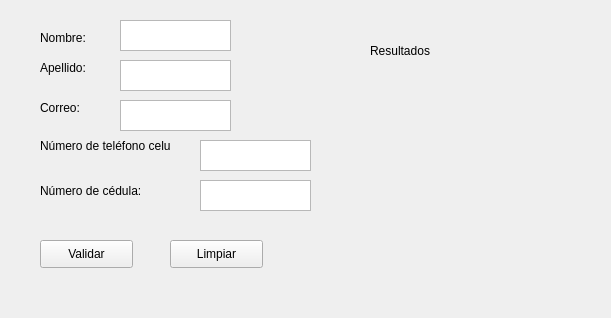
<?xml version="1.0" encoding="UTF-8"?>
<ui version="4.0">
 <class>MainWindow</class>
 <widget class="QMainWindow" name="MainWindow">
  <property name="geometry">
   <rect>
    <x>0</x>
    <y>0</y>
    <width>611</width>
    <height>318</height>
   </rect>
  </property>
  <property name="windowTitle">
   <string>Validación de información</string>
  </property>
  <widget class="QWidget" name="centralwidget">
   <widget class="QLabel" name="label">
    <property name="geometry">
     <rect>
      <x>40</x>
      <y>30</y>
      <width>55</width>
      <height>16</height>
     </rect>
    </property>
    <property name="text">
     <string>Nombre:</string>
    </property>
   </widget>
   <widget class="QLabel" name="label_2">
    <property name="geometry">
     <rect>
      <x>40</x>
      <y>60</y>
      <width>55</width>
      <height>16</height>
     </rect>
    </property>
    <property name="text">
     <string>Apellido:</string>
    </property>
   </widget>
   <widget class="QLabel" name="label_3">
    <property name="geometry">
     <rect>
      <x>40</x>
      <y>100</y>
      <width>55</width>
      <height>16</height>
     </rect>
    </property>
    <property name="text">
     <string>Correo:</string>
    </property>
   </widget>
   <widget class="QLabel" name="label_4">
    <property name="geometry">
     <rect>
      <x>40</x>
      <y>130</y>
      <width>131</width>
      <height>31</height>
     </rect>
    </property>
    <property name="text">
     <string>Número de teléfono celular:</string>
    </property>
   </widget>
   <widget class="QLabel" name="label_5">
    <property name="geometry">
     <rect>
      <x>40</x>
      <y>180</y>
      <width>101</width>
      <height>21</height>
     </rect>
    </property>
    <property name="text">
     <string>Número de cédula:</string>
    </property>
   </widget>
   <widget class="QTextEdit" name="txtNombre">
    <property name="geometry">
     <rect>
      <x>120</x>
      <y>20</y>
      <width>111</width>
      <height>31</height>
     </rect>
    </property>
   </widget>
   <widget class="QTextEdit" name="txtApellido">
    <property name="geometry">
     <rect>
      <x>120</x>
      <y>60</y>
      <width>111</width>
      <height>31</height>
     </rect>
    </property>
   </widget>
   <widget class="QTextEdit" name="txtCorreo">
    <property name="geometry">
     <rect>
      <x>120</x>
      <y>100</y>
      <width>111</width>
      <height>31</height>
     </rect>
    </property>
   </widget>
   <widget class="QTextEdit" name="txtCelular">
    <property name="geometry">
     <rect>
      <x>200</x>
      <y>140</y>
      <width>111</width>
      <height>31</height>
     </rect>
    </property>
   </widget>
   <widget class="QTextEdit" name="txtCedula">
    <property name="geometry">
     <rect>
      <x>200</x>
      <y>180</y>
      <width>111</width>
      <height>31</height>
     </rect>
    </property>
   </widget>
   <widget class="QPushButton" name="btn_Validar">
    <property name="geometry">
     <rect>
      <x>40</x>
      <y>240</y>
      <width>93</width>
      <height>28</height>
     </rect>
    </property>
    <property name="text">
     <string>Validar</string>
    </property>
   </widget>
   <widget class="QPushButton" name="btn_Limpiar">
    <property name="geometry">
     <rect>
      <x>170</x>
      <y>240</y>
      <width>93</width>
      <height>28</height>
     </rect>
    </property>
    <property name="text">
     <string>Limpiar</string>
    </property>
   </widget>
   <widget class="QLabel" name="label_6">
    <property name="geometry">
     <rect>
      <x>370</x>
      <y>40</y>
      <width>61</width>
      <height>21</height>
     </rect>
    </property>
    <property name="text">
     <string>Resultados:</string>
    </property>
   </widget>
   <widget class="QLabel" name="lbl_SitioPersona">
    <property name="geometry">
     <rect>
      <x>370</x>
      <y>80</y>
      <width>161</width>
      <height>21</height>
     </rect>
    </property>
    <property name="text">
     <string> </string>
    </property>
   </widget>
   <widget class="QLabel" name="lbl_Correo">
    <property name="geometry">
     <rect>
      <x>370</x>
      <y>130</y>
      <width>161</width>
      <height>31</height>
     </rect>
    </property>
    <property name="text">
     <string/>
    </property>
   </widget>
  </widget>
 </widget>
 <resources/>
 <connections>
  <connection>
   <sender>btn_Limpiar</sender>
   <signal>clicked()</signal>
   <receiver>txtNombre</receiver>
   <slot>clear()</slot>
   <hints>
    <hint type="sourcelabel">
     <x>216</x>
     <y>249</y>
    </hint>
    <hint type="destinationlabel">
     <x>152</x>
     <y>48</y>
    </hint>
   </hints>
  </connection>
  <connection>
   <sender>btn_Limpiar</sender>
   <signal>clicked()</signal>
   <receiver>txtApellido</receiver>
   <slot>clear()</slot>
   <hints>
    <hint type="sourcelabel">
     <x>243</x>
     <y>244</y>
    </hint>
    <hint type="destinationlabel">
     <x>187</x>
     <y>81</y>
    </hint>
   </hints>
  </connection>
  <connection>
   <sender>btn_Limpiar</sender>
   <signal>clicked()</signal>
   <receiver>txtCorreo</receiver>
   <slot>clear()</slot>
   <hints>
    <hint type="sourcelabel">
     <x>203</x>
     <y>259</y>
    </hint>
    <hint type="destinationlabel">
     <x>168</x>
     <y>124</y>
    </hint>
   </hints>
  </connection>
  <connection>
   <sender>btn_Limpiar</sender>
   <signal>clicked()</signal>
   <receiver>txtCelular</receiver>
   <slot>clear()</slot>
   <hints>
    <hint type="sourcelabel">
     <x>230</x>
     <y>248</y>
    </hint>
    <hint type="destinationlabel">
     <x>250</x>
     <y>156</y>
    </hint>
   </hints>
  </connection>
  <connection>
   <sender>btn_Limpiar</sender>
   <signal>clicked()</signal>
   <receiver>txtCedula</receiver>
   <slot>clear()</slot>
   <hints>
    <hint type="sourcelabel">
     <x>224</x>
     <y>253</y>
    </hint>
    <hint type="destinationlabel">
     <x>236</x>
     <y>191</y>
    </hint>
   </hints>
  </connection>
 </connections>
</ui>
